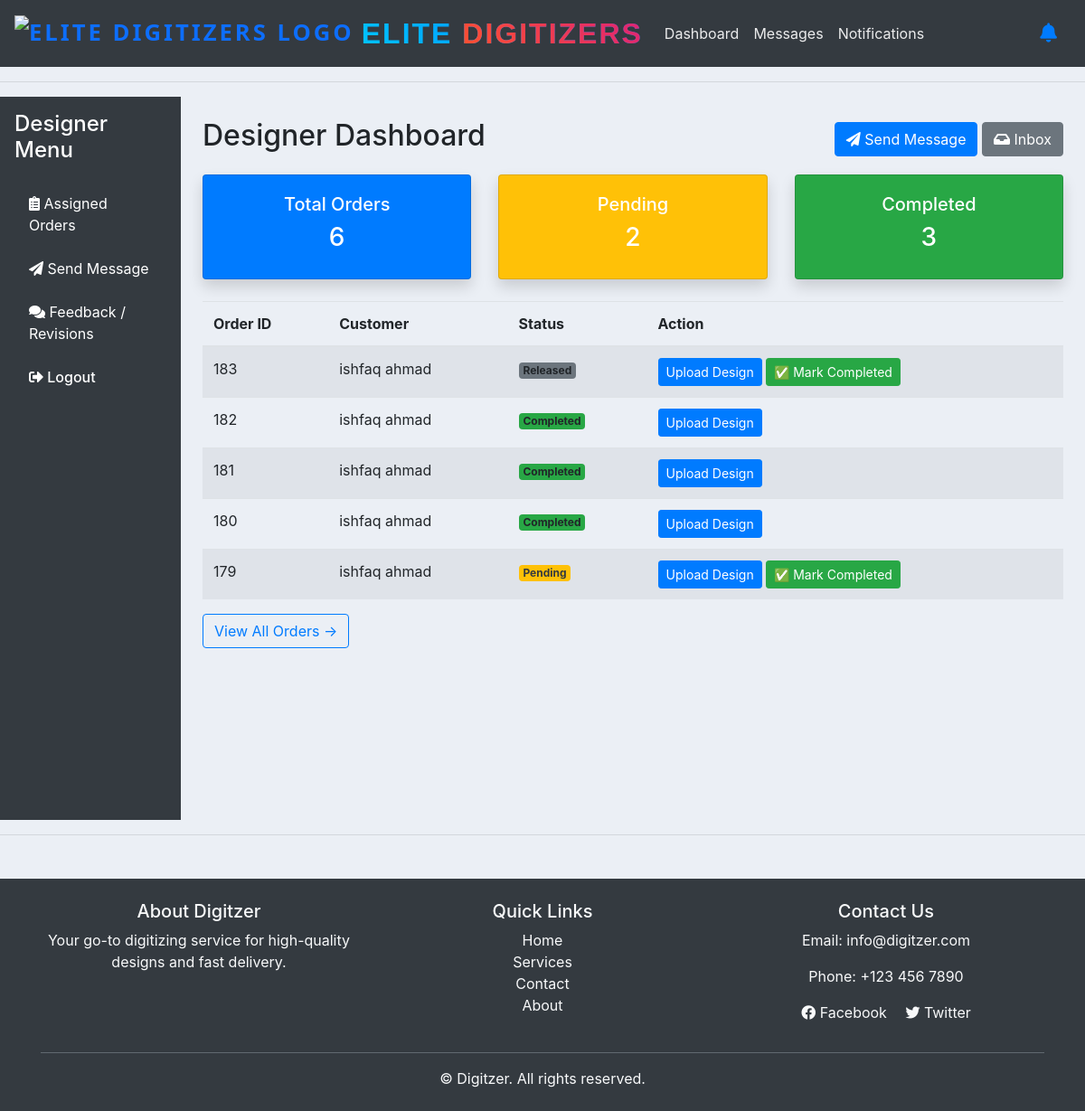
The app's page /designer/dashboard/ (signed in) with its own data.
### accounts/models.py (models this page shows, shortened)
class Order(models.Model):
    STATUS = (
        ('Pending', 'Pending'),
        ('Out for delivery', 'Out for delivery'),
        ('Delivered', 'Delivered'),
        ('Quote Requested', 'Quote Requested'),
        ('Active', 'Active'),
        ('Completed', 'Completed'),
        ('Released', 'Released'),
    )
    ORDER_TYPE = (
        ('Digitizing', 'Digitizing'),
        ('Vector', 'Vector'),
        ('Patch', 'Patch'),
        ('Quote', 'Quote'),
    )
    PAYMENT_STATUS = (
        ('Pending', 'Pending'),
        ('Paid', 'Paid'),
        ('Refunded', 'Refunded'),
    )
    REVIEW_STATUS = (
    ('Pending', 'Pending'),
    ('Approved', 'Approved'),
    ('Rejected', 'Rejected'),
    )
    PLACEMENT_CHOICES = [
        ('Apron', 'Apron'),
        ('Bags', 'Bags'),
        ('Cap', 'Cap'),
        ('Cap Side', 'Cap Side'),
        ('Cap Back', 'Cap Back'),
        ('Chest', 'Chest'),
        ('Gloves', 'Gloves'),
        ('Jacket Back', 'Jacket Back'),
        ('Patches', 'Patches'),
        ('Sleeve', 'Sleeve'),
        ('Towel', 'Towel'),
        ('Visor', 'Visor'),
        ('Other', 'Other'),
    ]
    FABRIC_CHOICES = [
        ('Blanket', 'Blanket'),
        ('Canvas', 'Canvas'),
        ('Canis', 'Canis'),
        ('Cotton Woven', 'Cotton Woven'),
        ('Denim', 'Denim'),
        ('Felt', 'Felt'),
        ('Flannel', 'Flannel'),
        ('Fleece', 'Fleece'),
        ('Leather', 'Leather'),
        ('Nylon', 'Nylon'),
        ('Pique', 'Pique'),
        ('Polyester', 'Polyester'),
        ('Silk', 'Silk'),
        ('Single Jersey', 'Single Jersey'),
        ('Towel', 'Towel'),
        ('Twill', 'Twill'),
        ('Other', 'Other'),
    ]
    FORMAT_CHOICES = [
        ('100', '100'),
        ('cdr', 'cdr'),
        ('cdn', 'cdn'),
        ('dsb', 'dsb'),
        ('dst', 'dst'),
        ('dsz', 'dsz'),
        ('emb', 'emb'),
        ('exp', 'exp'),
        ('jef', 'jef'),
        ('ksm', 'ksm'),
        ('ofm', 'ofm'),
        ('pes', 'pes'),
        ('pxf', 'pxf'),
        ('pof', 'pof'),
        ('tap', 'tap'),
        ('xxx', 'xxx'),
        ('other', 'Other'),
    ]
    customer = models.ForeignKey(Customer, on_delete=models.CASCADE)
    product = models.ForeignKey(Product, null=True, on_delete=models.SET_NULL)
    order_type = models.CharField(max_length=50, choices=ORDER_TYPE, null=True, blank=True)
    date_created = models.DateTimeField(auto_now_add=True, null=True)
    status = models.CharField(max_length=200, null=True, choices=STATUS)
    Additional_information = models.TextField(blank=True, null=True)
    design_file = models.FileField(upload_to='designs/', null=True, blank=True)
    invoice_file = models.FileField(upload_to='invoices/', null=True, blank=True)
    quantity = models.PositiveIntegerField(default=1)
    fabric_material = models.CharField(max_length=100, blank=True, null=True, choices=FABRIC_CHOICES)
    Required_Format = models.CharField(max_length=100, blank=True, null=True, default='DST', choices=FORMAT_CHOICES)
    urgent = models.BooleanField(default=False)
    price = models.DecimalField(max_digits=10, decimal_places=2, blank=True, null=True, default=0.00)
    Height = models.CharField(max_length=100, blank=True, null=True, default='standard')
    Width = models.CharField(max_length=100, blank=True, null=True, default='standard')
    total_colors = models.PositiveIntegerField(null=True ,blank=True)
    turnaround_time = models.CharField(max_length=100, blank=True, null=True)
    placement = models.CharField(max_length=100, blank=True, null=True, choices=PLACEMENT_CHOICES)
    released = models.BooleanField(default=False)  # For release_projects
    payment_status = models.CharField(max_length=20, choices=PAYMENT_STATUS, default='Pending')  # For follow-up payments
    date_completed = models.DateTimeField(null=True, blank=True)  # Optional: track completion time
    review_status = models.CharField(max_length=20, choices=REVIEW_STATUS, default='Pending')
    review_comment = models.TextField(blank=True, null=True)
    design_file = models.FileField(upload_to='designs/', blank=True, null=True)
    assigned_designer = models.ForeignKey(User, on_delete=models.SET_NULL, null=True, blank=True, related_name='designer_orders')

class Customer(models.Model):
    user = models.OneToOneField(
        User, null=True, blank=True,
        on_delete=models.CASCADE,
        related_name="customer_profile"
    )
    name = models.CharField(max_length=200)
    designer = models.ForeignKey(
        'Designer', null=True, blank=True,
        on_delete=models.SET_NULL,
        related_name='orders'
    )
    profile_pic = models.ImageField(
        upload_to='profile_pics/',
        null=True,
        blank=True,
        default='profile_pics/default.png'
    )
    sales_rep = models.ForeignKey('SalesRepresentative', null=True, blank=True, on_delete=models.SET_NULL)
    phone = models.CharField(max_length=200)
    email = models.CharField(max_length=200)
    date_created = models.DateTimeField(auto_now_add=True, null=True)

### accounts/decorators.py (the view)
        def wrapper_func(request, *args, **kwargs):
            group = None
            if request.user.groups.exists():
                group = request.user.groups.all()[0].name
            if group in allowed_roles:
                return view_func(request, *args, **kwargs)
            else:
                return HttpResponse("You are not authorized to view this page.")

### accounts/views.py (called while the page is built)
@login_required(login_url='login')
@allowed_users(allowed_roles=['designer'])
@login_required
def designer_dashboard(request):
    status = request.GET.get('status', None)
    all_orders = Order.objects.filter(assigned_designer=request.user).order_by('-date_created')
    if status:
        all_orders = all_orders.filter(status=status)
    recent_orders = all_orders[:5]
    counts = {
        'total': all_orders.count(),
        'pending': all_orders.filter(status='Pending').count(),
        'completed': all_orders.filter(status='Completed').count()
    }
    return render(request, 'accounts/designer_dashboard.html', {
        'orders': recent_orders,     # dashboard shows latest 5
        'all_orders': all_orders,    # sidebar can loop through all
        'counts': counts,
        'status_filter': status
    })

### templates/accounts/designer_dashboard.html
{% extends 'accounts/main.html' %}
{% block content %}
<div class="container-fluid">
    <div class="row">
        <div class="col-md-3 col-lg-2 bg-dark text-white vh-100 p-3">
            <h4 class="mb-4">Designer Menu</h4>
            <ul class="nav flex-column">
                <li class="nav-item mb-2">
                    <a href="{% url 'designer-dashboard' %}" class="nav-link text-white">
                        <i class="fas fa-clipboard-list"></i> Assigned Orders
                    </a>
                </li>
                <li class="nav-item mb-2">
                    <a href="{% url 'communicate_with_sales_admin' %}" class="nav-link text-white">
                        <i class="fas fa-paper-plane"></i> Send Message
                    </a>
                </li>
                <li class="nav-item mb-2">
                    <a href="{% url 'designer_feedback' %}" class="nav-link text-white">
                        <i class="fas fa-comments"></i> Feedback / Revisions
                    </a>
                </li>
                <li class="nav-item mb-2">
                    <div class="mt-auto">
                        <a class="nav-link logout-link" href="{% url 'logout' %}">
                            <i class="fas fa-sign-out-alt"></i> Logout
                        </a>
                    </div>
                </li>
            </ul>
        </div>
        <div class="col-md-9 col-lg-10 p-4">
            <div class="d-flex justify-content-between align-items-center mb-3">
                <h2>Designer Dashboard</h2>
                <div>
                    <a href="{% url 'communicate_with_sales_admin' %}" class="btn btn-primary me-2">
                        <i class="fas fa-paper-plane"></i> Send Message
                    </a>
                    <a href="{% url 'designer_inbox' %}" class="btn btn-secondary">
                        <i class="fas fa-inbox"></i> Inbox
                    </a>
                </div>
            </div>
            <div class="row mb-4">
                <div class="col-md-4">
                    <div class="card text-white bg-primary shadow">
                        <div class="card-body text-center">
                            <h5>Total Orders</h5>
                            <h3>{{ counts.total }}</h3>
                        </div>
                    </div>
                </div>
                <div class="col-md-4">
                    <div class="card text-white bg-warning shadow">
                        <div class="card-body text-center">
                            <h5>Pending</h5>
                            <h3>{{ counts.pending }}</h3>
                        </div>
                    </div>
                </div>
                <div class="col-md-4">
                    <div class="card text-white bg-success shadow">
                        <div class="card-body text-center">
                            <h5>Completed</h5>
                            <h3>{{ counts.completed }}</h3>
                        </div>
                    </div>
                </div>
            </div>
            <table class="table table-striped mt-3">
                <thead>
                    <tr>
                        <th>Order ID</th>
                        <th>Customer</th>
                        <th>Status</th>
                        <th>Action</th>
                    </tr>
                </thead>
                <tbody>
                    {% for order in orders|slice:":5" %}
                    <tr>
                        <td>{{ order.id }}</td>
                        <td>{{ order.customer.name }}</td>
                        <td>
                            {% if order.status == "Pending" %}
                            <span class="badge bg-warning text-dark">Pending</span>
                            {% elif order.status == "Completed" %}
                            <span class="badge bg-success">Completed</span>
                            {% else %}
                            <span class="badge bg-secondary">{{ order.status }}</span>
                            {% endif %}
                        </td>
                        <td>
                            <a href="{% url 'upload_design' order.id %}" class="btn btn-primary btn-sm">Upload
                                Design</a>
                            {% if order.status != "Completed" %}
                            <a href="{% url 'mark-design-completed' order.id %}" class="btn btn-success btn-sm ms-1">
                                ✅ Mark Completed
                            </a>
                            {% endif %}
                        </td>
                    </tr>
                    {% empty %}
                    <tr>
                        <td colspan="4" class="text-center">No assigned orders found.</td>
                    </tr>
                    {% endfor %}
                </tbody>
            </table>
            <div class="text-end mt-3">
                <a href="{% url 'design_manage_orders' %}" class="btn btn-outline-primary">
                    View All Orders →
                </a>
            </div>
        </div>
    </div>
</div>
{% endblock %}

### static/css/main.css (style rules this page uses)
body { background-color: #ebeff5; }

### templates/accounts/navbar.html (style rules this page uses)
.logout-link { color: white; font-weight: 500; text-decoration: none; white-space: nowrap; }

### records on screen
Order: id "183", customer.name "ishfaq ahmad", status "Released", shows "✅ Mark Completed"
Order: id "182", customer.name "ishfaq ahmad", status "Completed"
Order: id "181", customer.name "ishfaq ahmad", status "Completed"
Order: id "180", customer.name "ishfaq ahmad", status "Completed"
Order: id "179", customer.name "ishfaq ahmad", status "Pending"

### other values on screen
{{ counts.total }} "6"
{{ counts.pending }} "2"
{{ counts.completed }} "3"
